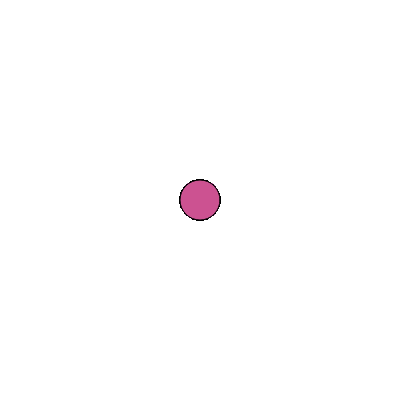
Frame 1 (no input)
Frame 60 (no input): identical to frame 1, image omitted
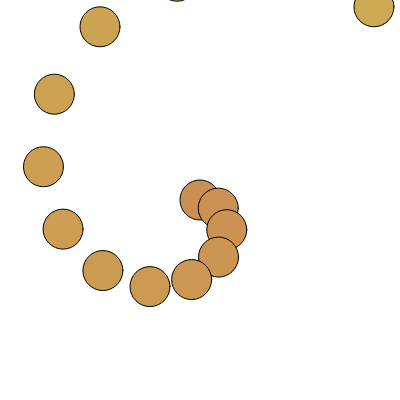
Frame 120 (the mouse pressed at the canvas centre since frame 60)

The p5.js sketch that drew these frames (run headless with seeded random() and noise() and a simulated clock; from frame 60 on, the mouse is pressed at the canvas centre):

// p5.js sketch
// ── sketch.js
function setup() {
  createCanvas(400, 400);
  colorMode(HSB);
}

function draw() {
  background(200);

  var redColor = 255;


  var myVar = 0;
  var numOfLoop = 300;
  var circleSize = 40;
    // for ( var sizeOFcircle = 100; sizeOFcircle > 0;sizeOFcircle = sizeOFcircle - 10) {
  for (var i = 0; i<numOfLoop; i++){
    var theta = i* ((Math.PI*2)/numOfLoop)*(mouseY*0.1)
    var radius = 0.1 * mouseX * i;
    var xPos = Math.cos(theta) * radius + width/2;
    var yPos = Math.sin(theta) * radius + height/2;

    fill(30 + i*1,60,80);
    ellipse(xPos,yPos,circleSize,circleSize);
  }
}
